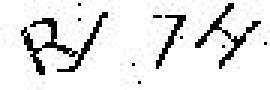
#> input picture images/IMG_0167.JPG, 90 x 30 px, found by its file name (shown 3 times larger)
$ python 19-dilate.py
#> lines starting #> are read from the running program, lines starting #| are printed output that depends on the picture; after the words box and inside, x2 and y2 are one past the last pixel; in counts of white or black regions, pixels touching at a corner belong together
import cv2
import numpy as np

if __name__ == '__aa__':
    img = cv2.imread('../image/dilation.bmp', cv2.IMREAD_UNCHANGED)
    k = np.ones((5, 5), np.uint8)
    r = cv2.dilate(img, k, iterations=5)
    cv2.imshow('original', img)
    cv2.imshow('res', r)
    cv2.waitKey()
    cv2.destroyAllWindows()

if __name__ == '__main__':
    img = cv2.imread('E:\openCV\openCV\images\IMG_0167.JPG', cv2.IMREAD_UNCHANGED)
#> img is the input picture: shape (30, 90, 3); min 0, max 255, mean 228
    img = cv2.cvtColor(img, cv2.COLOR_BGR2GRAY)
#> img: shape (30, 90)
    img = cv2.resize(img, None, fx=10, fy=10)
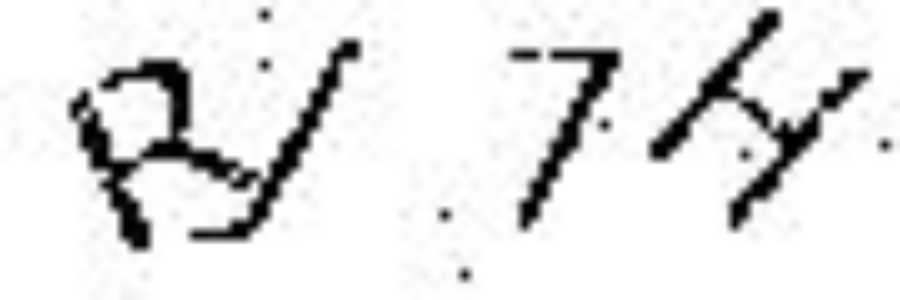
#> img: shape (300, 900); min 0, max 255, mean 227.9
    retval, img = cv2.threshold(img, 148, 255, cv2.THRESH_BINARY)
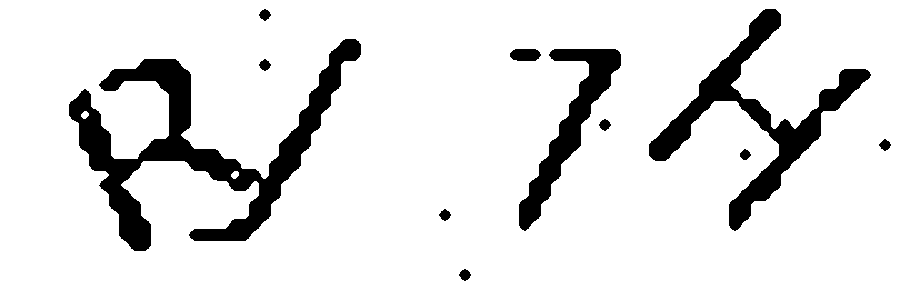
#> img: shape (300, 900); 89% white; 11 black regions, largest, box (x1, y1, x2, y2) and area: (69, 39, 361, 251) 15039, (649, 9, 871, 231) 8993, (519, 49, 621, 231) 4766
    cv2.imshow('original', img)
    print(img)
#> (printed output is left out)

    img = cv2.erode(img, np.ones((5, 5), np.uint8), iterations=1)
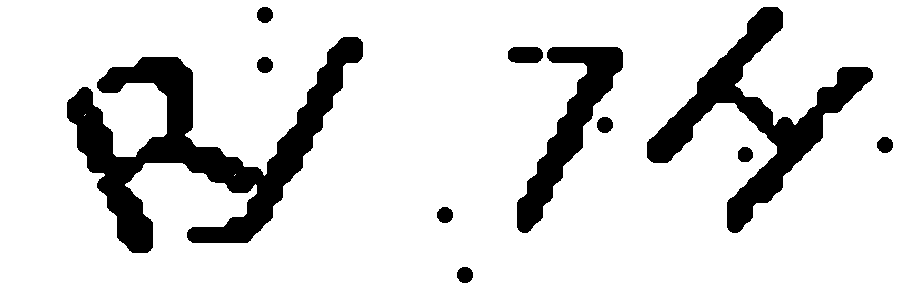
#> img: shape (300, 900); 85.6% white; 11 black regions, largest, box (x1, y1, x2, y2) and area: (67, 37, 363, 253) 19073, (647, 7, 873, 233) 11700, (517, 47, 623, 233) 6078
    cv2.imshow('ret', img)

    img = cv2.dilate(img, np.ones((5, 5), np.uint8), iterations=1)
#> img: shape (300, 900); 89% white; 11 black regions, largest, box (x1, y1, x2, y2) and area: (69, 39, 361, 251) 15089, (649, 9, 871, 231) 9008, (519, 49, 621, 231) 4766
    cv2.imshow('aa', img)

    cv2.waitKey(3000)
    cv2.destroyAllWindows()
